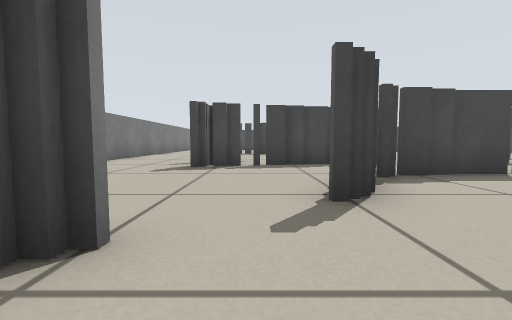
view 1 (above)

24 first-person views from a walk through a robot-simulator world made for Stage. The camera is 0.31 m above the floor, tilts 4° down and sees 90° across. The lines on the ground mark 1 m squares. The floor is counted in squares, 0.5 m on a side. Each view is taken from the middle of a square. On the plan, view 1 faces up. The plan holds only what a view shows up to about 9 squares ahead; the rest is blank. Robots are left out.

view 2
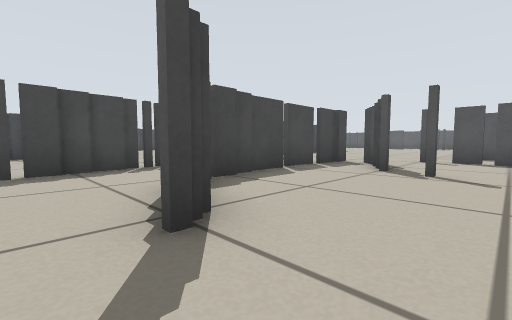

view 3
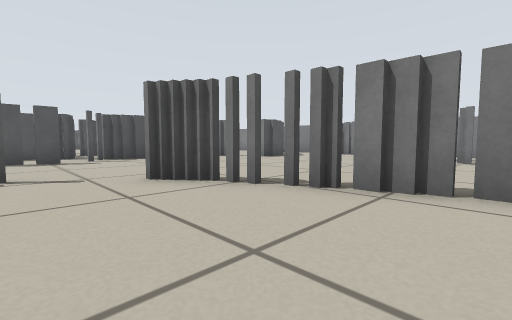

view 4
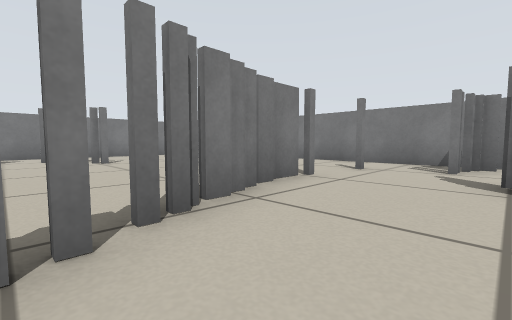

view 5
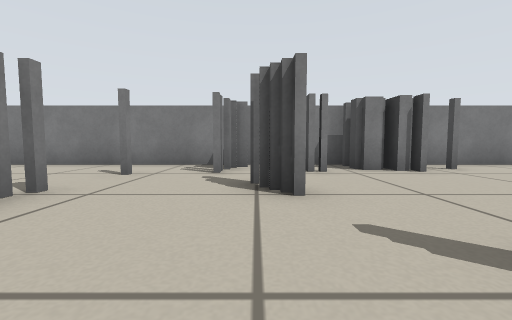

view 6
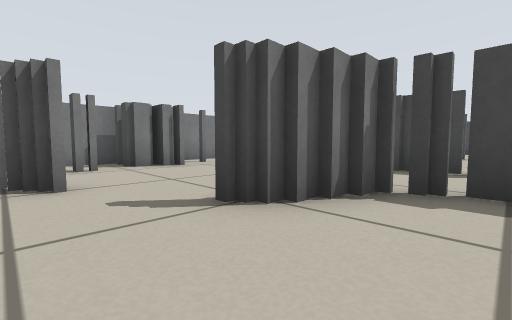

view 7
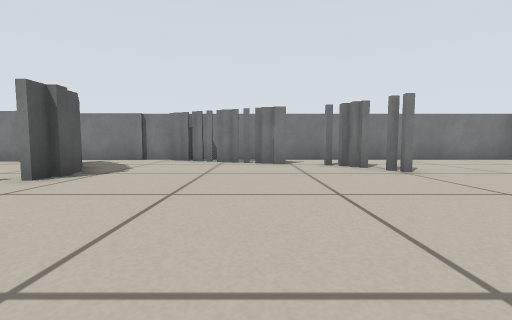

view 8
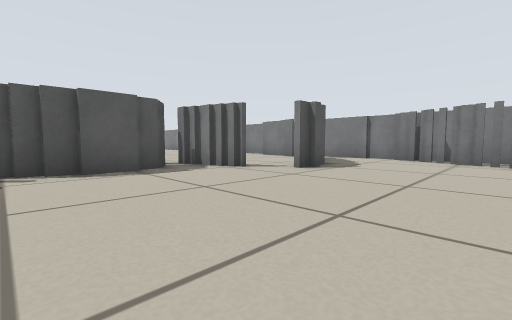

view 9
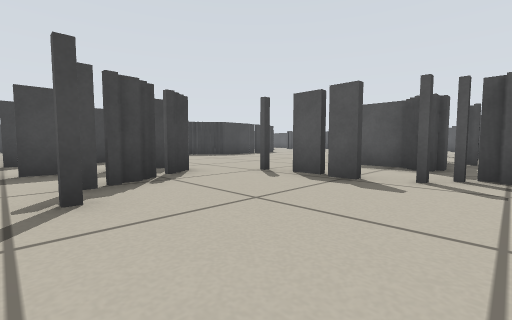

view 10
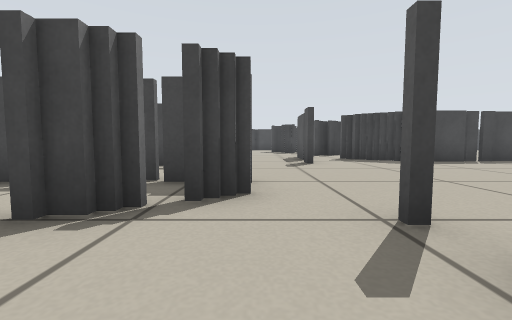

view 11
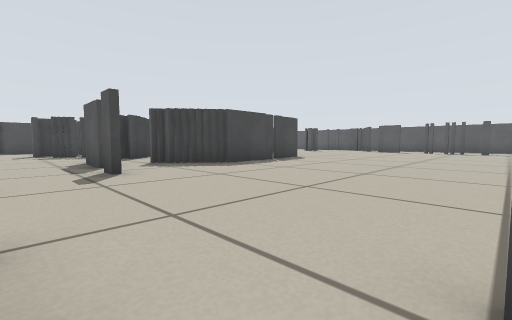

view 12
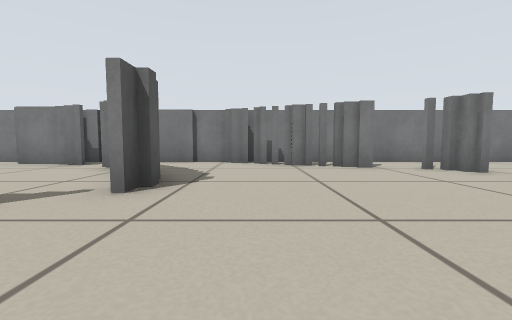

view 13
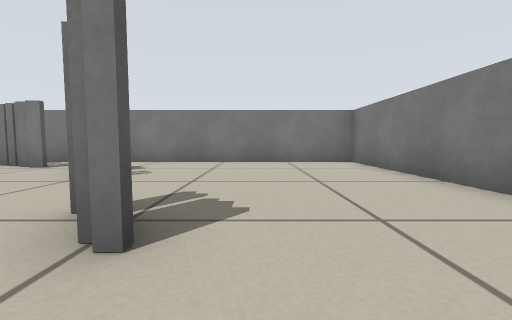

view 14
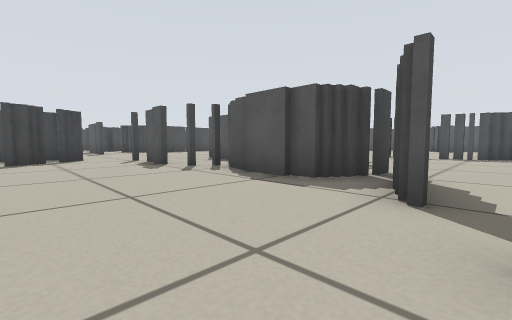

view 15
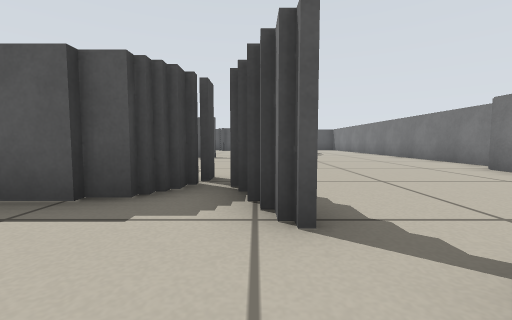

view 16
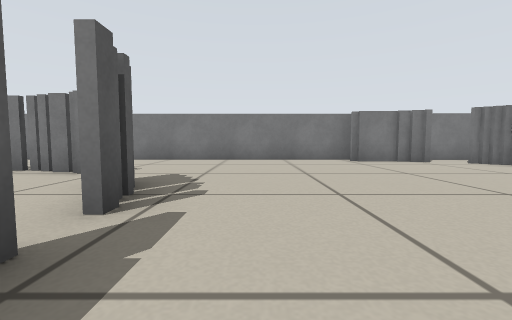

view 17
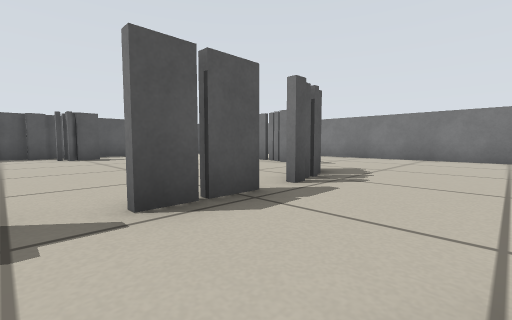

view 18
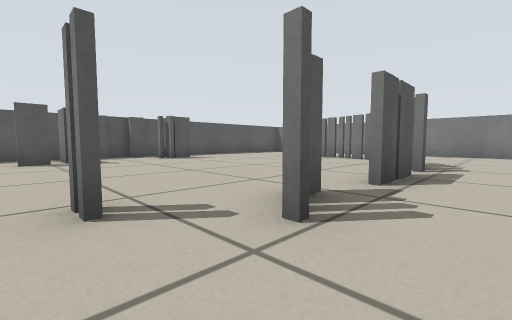

view 19
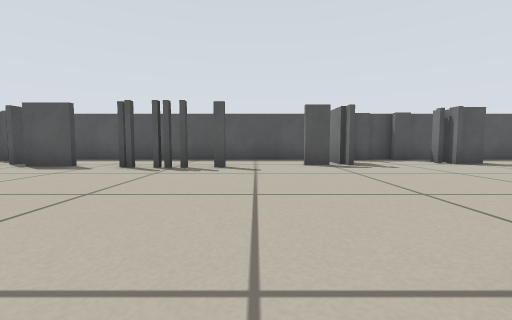

view 20
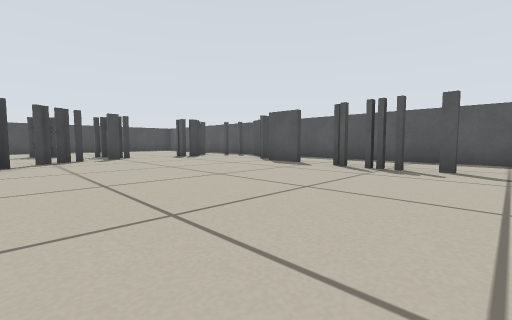

view 21
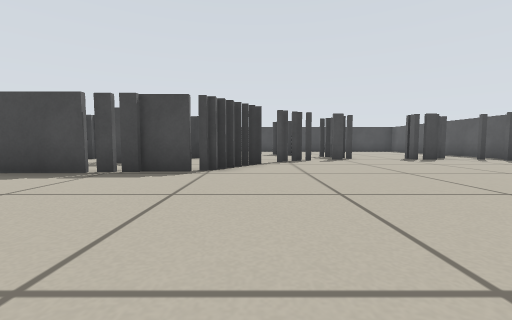

view 22
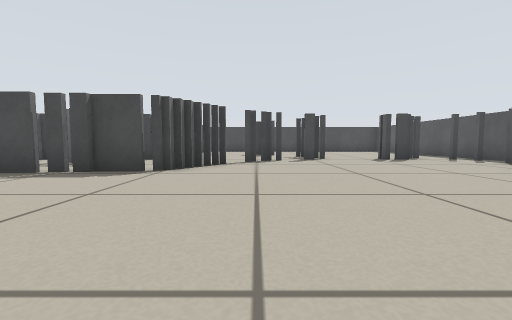

view 23
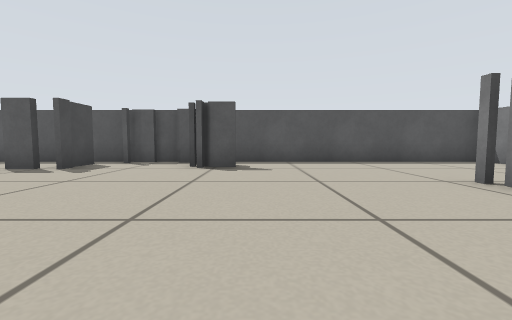

view 24
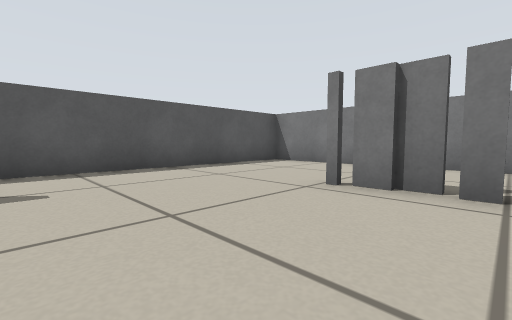

### Floor plan
Key: @ floor where view 1 was taken; # wall or solid block; x gap in a wall; . floor; T thing the floor can be seen under or through.
Columns run from 5 left of view 1 to 27 right of it. Each row starts with its distance up from view 1.
 15              ..        ..
 14              ...       ..
 13      x#      ...##     .#x#..#.##
 12      .       .. ...#   .#.......#
 11      .       ..##..  .##.......##
 10      .       ..###....#.......##
  9 #..  . ..    .... ##x##........ #
  8 #... . .#xxx#.#..............#..#
  7 #...###x# ......................#
  6 ##..#.... ...................#..#
  5  #.....###x###...............x..#
  4  #....##....##...............#..#
  3  #....#....##...................#
  2  ##........#..x..#   ...........#
  1  ##x#.........x..#   ..#......###
  0 ###..@..TT.... #####...#......###
 -1 #.....TTT......#    ............#
 -2 #.#.#xT........#    ..#.........#
 -3 #..............#   ...#.......###
 -4 #..............###..............#
 -5 #...#.........##.......#........#
 -6 #......................#........#
 -7 #............#...........T......#
 -8 #.....#......##..........TxTT...#
 -9 #..... xx#....#.................#
-10 #........###....###......... ...#
-11 #################################

Where each view was taken, in squares from view 1:
view 1: 0 up, 0 right, facing up
view 2: 1 up, 0 right, facing up-right
view 3: 2 up, 0 right, facing down-right
view 4: 1 up, 3 right, facing down-left
view 5: 1 up, 2 right, facing left
view 6: 1 up, 3 right, facing up-left
view 7: 2 down, 4 right, facing down
view 8: 1 down, 4 right, facing down-right
view 9: 1 down, 5 right, facing up-right
view 10: 1 up, 8 right, facing up
view 11: 3 up, 8 right, facing up-right
view 12: 3 down, 6 right, facing down
view 13: 3 down, 2 left, facing down
view 14: 6 down, 6 right, facing up-right
view 15: 5 down, 7 right, facing right
view 16: 2 down, 16 right, facing down
view 17: 1 down, 15 right, facing down-right
view 18: 2 up, 16 right, facing down-right
view 19: 3 up, 18 right, facing right
view 20: 3 up, 18 right, facing up-right
view 21: 4 up, 18 right, facing up
view 22: 4 up, 19 right, facing up
view 23: 4 down, 19 right, facing right
view 24: 4 down, 21 right, facing down-right
